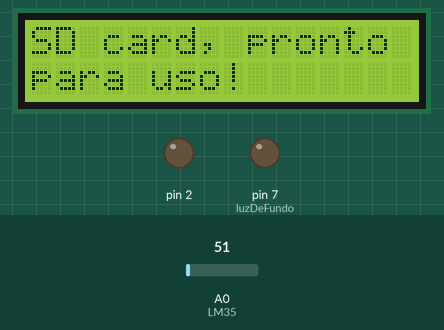
This sketch was run on a simulated Arduino Uno, built with avr-gcc and run on an emulated ATmega328P. Parts: 16×2 character LCD, output pins drawn as LEDs (lit = HIGH). Inputs (shaded band) come from the test bench; at power-on: A0 (LM35) = 51. The local clock reads 2024-03-15 10:24:30 at power-on unless the sketch sets it; storage starts empty.

Above: at 3.2 s.
At 7.6 s:
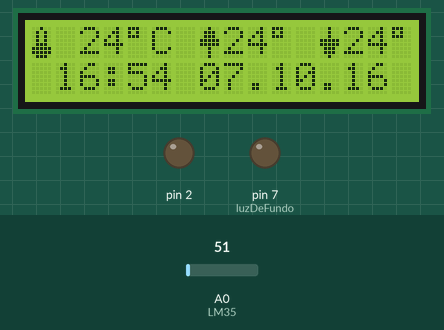
7.7 s: A0 (LM35) set to 61
At 8.9 s:
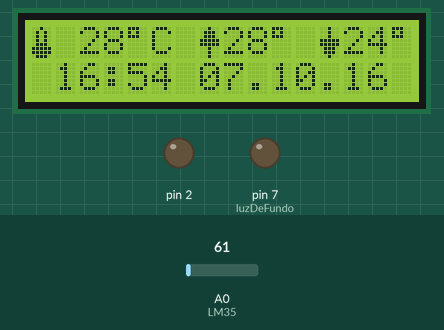
10.7 s: A0 (LM35) set to 71
At 13.3 s:
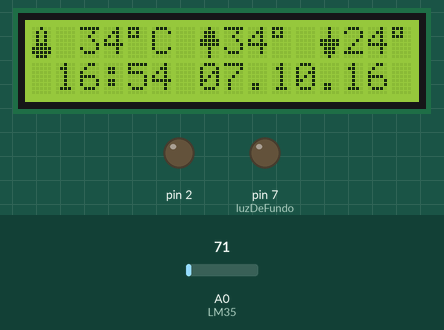
13.7 s: A0 (LM35) set to 86
At 16.3 s:
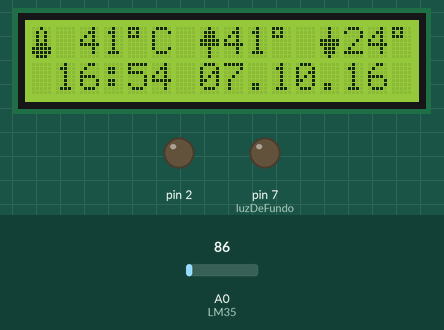
Timing chart, 0 to 17.8 s (numbered marks = the images above; inputs shaded):
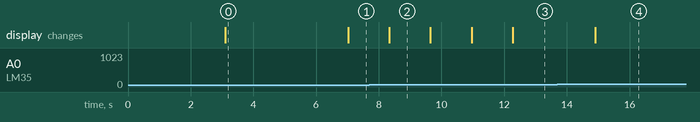

Measured:
- after the input at 7.7 s, the display: changes after 0.63 s (image 2)
- after the input at 10.7 s, the display: first changes after 0.26 s (image 3 shows a later state)
- after the input at 13.7 s, the display: changes after 1.2 s (image 4)
- what the display in image 0 shows lasts 3.9 s, from 3.1 s to 7.0 s
- what the display in image 2 shows lasts 1.3 s, from 8.3 s to 9.6 s

The sketch:

Termometro_Hacker.ino
```cpp
/*
Programa:

  Leitor de Temperatura em Celsios com armazenamento de dados em
  Micro SD integrado com RTC DS1307 e exibindo resultados no LCD
  16x2.

*/

#include <LiquidCrystal.h>  // LCD 16x2.
#include <DS1307.h>         // RTC DS1307
#include <SPI.h>            // SD
#include <SD.h>             // SD

/* - - - - - - LM35 - - - - - -*/
const int LM35 = A0;
float tempC, tempMaxC = 0, tempMinC = 0;
/* - - - - - - - - - - - - - - */

/* - - - - -RTC DS1307 - - - - */

//RTC DS1307 ligado as portas A1(SDA) e A2(SCL) do Arduino.
DS1307 rtc(A2, A1);
String hora;
/* - - - - - - - - - - - - - - */

/* - - - - - - SD - - - - - - -*/
File meuArquivo;
const int chipSelect = 10;
int flag = 0;
/* - - - - - - - - - - - - - - */

/* - - - - - LCD 16x2 - - - - -*/

//LCD 16x2 ligado as portas: 9(RS), 8(E), 6(D4), 5(D5), 4(D6) 3(D7),  do Arduino.
LiquidCrystal lcd(9, 8, 6, 5, 4, 3);
const int luzDeFundo = 7;

byte temperatura[8] = {
 B00100,
 B01010,
 B01010,
 B01010,
 B01110,
 B11111,
 B11111,
 B01110
};
byte grau[8] = {
 B11100,
 B10100,
 B11100,
 B00000,
 B00000,
 B00000,
 B00000,
 B00000
};
byte maxi[8] = {
 B00100,
 B01110,
 B01110,
 B11111,
 B11111,
 B00100,
 B00100,
 B00100
};
byte mini[8] = {
 B00100,
 B00100,
 B00100,
 B11111,
 B11111,
 B01110,
 B01110,
 B00100
};
/* - - - - - - - - - - - - - - */


float medirTemperaturaC()
{
  float tC = 0;
  int i;

  for(i = 0;i < 8; i++)
  {
    tC += ( 5.0 * analogRead(LM35) * 100.0) / 1024.0;
    delay(100);
  }

  tC = tC / 8.0;

  return tC;
}

float compararTemperaturaMaxC(float tC, float tMC)
{
  float auxtMC;

  if(tMC == 0)
  {
    auxtMC = tC;
  }
  else if(tC > tMC)
  {
    auxtMC = tC;
  }
  else
  {
    auxtMC = tMC;
  }

  return auxtMC;
}

float compararTemperaturaMinC(float tC, float tMC)
{
  float auxtMC;

  if(tMC == 0)
  {
    auxtMC = tC;
  }
  else if(tC < tMC)
  {
    auxtMC = tC;
  }
  else
  {
    auxtMC = tMC;
  }

  return auxtMC;
}

void exibirLcdTempData(int tC, int tMaC, int tMiC)
{
  lcd.clear();
  lcd.setCursor(0, 0);
  lcd.write(1); // Ícone de temperatura.
  lcd.setCursor(2, 0);
  lcd.print(tC, DEC); // Temperatura.
  lcd.write(2); // Símbolo de grau.
  lcd.print("C"); // C = Celsius.

  lcd.setCursor(7, 0);
  lcd.write(3);
  lcd.print(tMaC, DEC);
  lcd.write(2);

  lcd.setCursor(12, 0);
  lcd.write(4);
  lcd.print(tMiC, DEC);
  lcd.write(2);

  lcd.setCursor(1, 1);
  lcd.print(rtc.getTimeStr(FORMAT_SHORT));
  lcd.setCursor(7, 1);
  lcd.print(rtc.getDateStr(FORMAT_SHORT));
}

int iniciaSD()
{
  int erro;

  lcd.clear();
  lcd.setCursor(0, 0);
  lcd.print("Iniciando o SD");
  lcd.setCursor(0, 1);
  lcd.print("Card...");
  delay(3000);
  if (!SD.begin(chipSelect)) {
    lcd.clear();
    lcd.setCursor(0, 0);
    lcd.print("Falha ao Iniciar!");
    erro = 1;
  }
  else
  {
    lcd.clear();
    lcd.setCursor(0, 0);
    lcd.print("SD card, pronto");
    lcd.setCursor(0, 1);
    lcd.print("para uso!");
    erro = 0;
  }
  delay(100);

  return erro;
}

int armazenarTemperaturaC(float tC)
{
  int erro;

  meuArquivo = SD.open("dados.txt", FILE_WRITE);// Abre o arquivo dados.txt do cartao SD

  // Grava os dados no arquivo
  if (meuArquivo) {
    lcd.clear();
    lcd.setCursor(0, 0);
    lcd.print("Gravando info em");
    lcd.setCursor(0, 1);
    lcd.print("dados.txt...");
    delay(5000);
    meuArquivo.print("TEMPERATURA: ");
    meuArquivo.print(tC);
    meuArquivo.println(" ºC.");
    meuArquivo.print("HORA : ");
    meuArquivo.println(rtc.getTimeStr());
    meuArquivo.print(" DATA: ");
    meuArquivo.print(rtc.getDateStr(FORMAT_SHORT));
    meuArquivo.print(" ");
    meuArquivo.println(rtc.getDOWStr());
    meuArquivo.println("");
    meuArquivo.close();
    lcd.clear();
    lcd.setCursor(0, 1);
    lcd.print("Concluido!");
    erro = 0;
   }
   else
   {
    // Mensagem de erro caso ocorra algum problema na abertura do arquivo
    lcd.clear();
    lcd.setCursor(0, 0);
    lcd.print("Erro ao abrir");
    lcd.setCursor(0, 1);
    lcd.print("dados.txt !");
    erro = 1;
   }
   meuArquivo.close();

   delay(1000);
   return erro;
}

void setup()
{
  /* - - - - - LCD 16x2 - - - - -*/
  pinMode(luzDeFundo, OUTPUT);
  analogWrite(luzDeFundo, 110);// 0 - 254.

  lcd.begin(16, 2);

  lcd.createChar(1, temperatura);
  lcd.createChar(2, grau);
  lcd.createChar(3, maxi);
  lcd.createChar(4, mini);
  /* - - - - - - - - - - - - - - */

  /* - - - - -RTC DS1307 - - - - */
  //Aciona o relogio
  rtc.halt(false);
  //As linhas abaixo setam a data e hora do modulo
  //e podem ser comentada apos a primeira utilizacao
  rtc.setDOW(FRIDAY);      //Define o dia da semana
  rtc.setTime(16, 54, 0);     //Define o horario
  rtc.setDate(7, 10, 2016);   //Define o dia, mes e ano
  //Definicoes do pino SQW/Out
  rtc.setSQWRate(SQW_RATE_1);
  rtc.enableSQW(true);
  /* - - - - - - - - - - - - - - */

  /* - - - - - - SD - - - - - - -*/
  pinMode(2, OUTPUT);
  flag = iniciaSD();
  if(flag != 0)
  {
   digitalWrite(2, HIGH);
  }
  delay(3000);
  /* - - - - - - - - - - - - - - */
}
void loop()
{

  tempC = medirTemperaturaC();

  tempMaxC = compararTemperaturaMaxC(tempC, tempMaxC);
  tempMinC = compararTemperaturaMinC(tempC, tempMinC);


  exibirLcdTempData(int(tempC), int(tempMaxC), int(tempMinC));

  hora = rtc.getTimeStr();

  if ((hora == "08:00:00") || (hora == "10:00:00") || (hora == "12:00:00") || (hora == "14:00:00") || (hora == "16:00:00") || (hora == "18:00:00") || (hora == "20:00:00"))
  {
    flag = armazenarTemperaturaC(tempC);
    if(flag != 0)
    {
     digitalWrite(2, HIGH);
    }
    delay(3000);
  }
  tempC = 0;
  delay(500);
}
```
